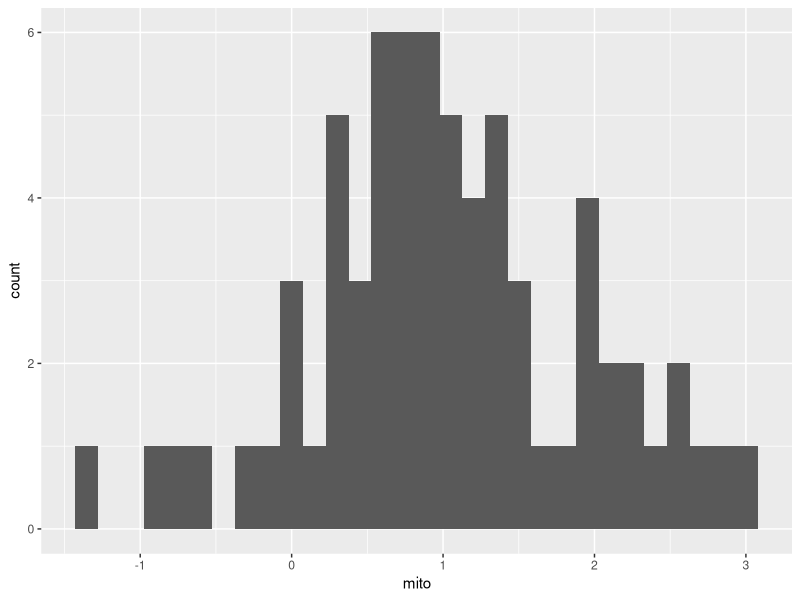
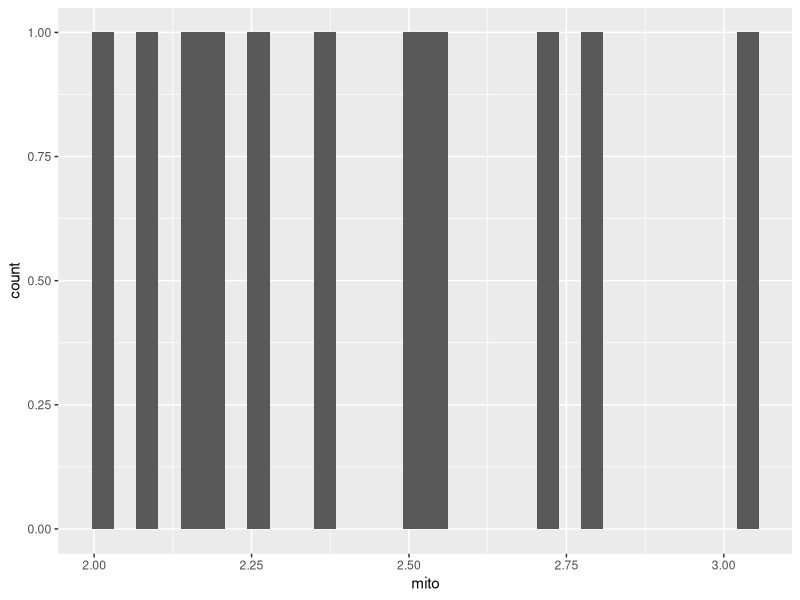

Recreate these plots in R, in order.
set.seed(123)
mito<-1+rnorm(120)
cyto<-1.5+rnorm(120)
nuc<-0.1+rnorm(120)
heart<-data.frame(mito,cyto,nuc)
heart2<-subset(heart, nuc>0)
library(ggplot2)
g1<-ggplot(heart2,aes(x=mito))+geom_histogram()
g2<-ggplot(subset(heart2, mito>2),aes(x=mito))+ geom_histogram()
